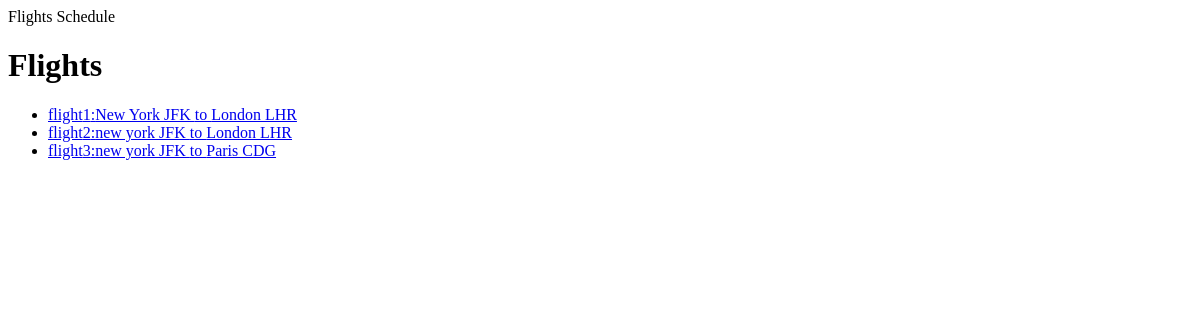
The page /flights/ on the database as committed earlier.
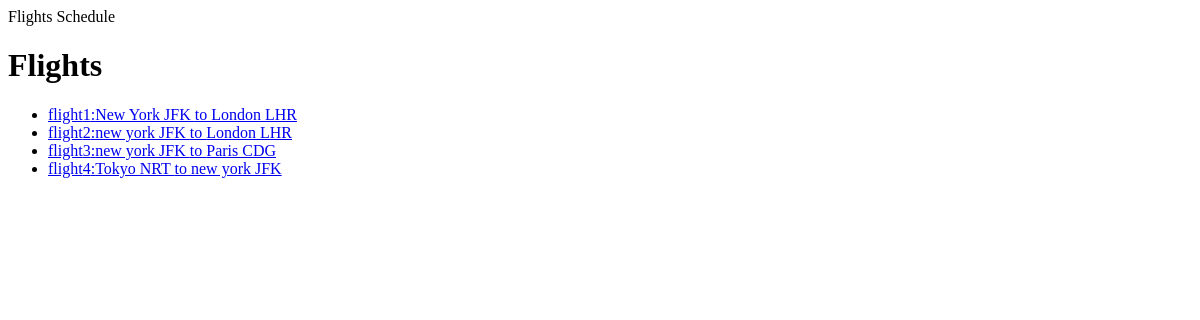
The same page on the database as committed later.
### flights/models.py (models this page shows, shortened)
class Flight(models.Model):
    origin = models.ForeignKey( Airport ,on_delete=models.CASCADE , related_name = "departures")
    destination = models.ForeignKey( Airport ,on_delete=models.CASCADE ,related_name="arrivals")
    duration = models.IntegerField()

class Airport(models.Model):
    code = models.CharField(max_length=3)
    city = models.CharField(max_length=64)
    def __str__(self):
        return f"{self.city} {self.code}"

### flights/views.py (the view)
# urls.py: path("", views.index, name="index"),
def index(request):
     return render(request, "flights/index.html" ,{
        "flights":Flight.objects.all()
     } )

### flights/templates/flights/index.html (shortened to what this page needs)
{% extends "flights/layout.html"%}
{% block body %}
    <h1>Flights</h1>
    <ul>
        {% for flight in flights %}
            <li>
                <a href="{% url 'flight' flight.id %}">
                    flight{{flight.id}}:{{flight.origin}} to {{flight.destination}}
                </a>
            </li>
        {% endfor %}
    </ul>
{% endblock %}

Rows that differ between the two databases and show on the page:
added Flight: id "4", origin "Tokyo NRT", destination "new york JFK"
